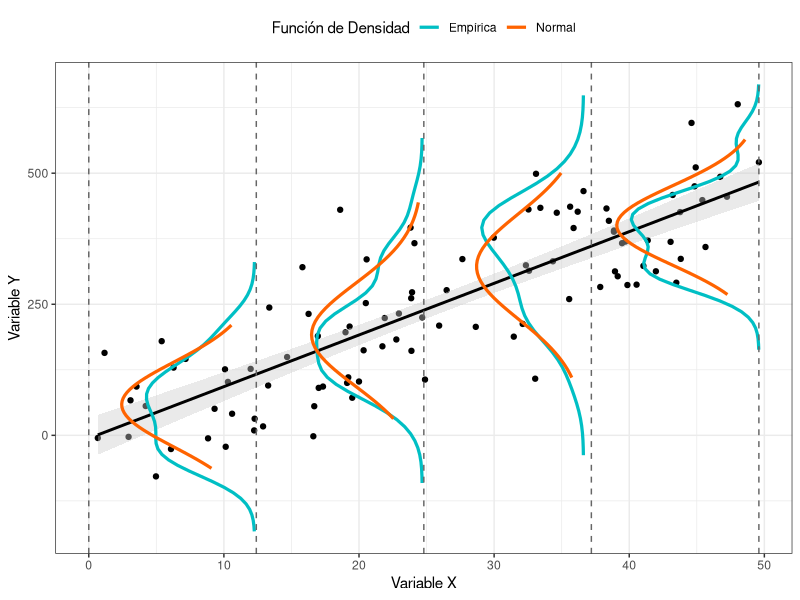

Here is the R script that generated this plot:
library(tidyverse)
set.seed(0)
dat <- data.frame(x=(x=runif(100, 0, 50)),
                  y=rnorm(100, 10*x, 100))

## breaks: where you want to compute densities
breaks <- seq(0, max(dat$x), len=5)
dat$section <- cut(dat$x, breaks)

## Get the residuals
dat$res <- residuals(lm(y ~ x, data=dat))

## Compute densities for each section, and flip the axes, and add means of sections
## Note: the densities need to be scaled in relation to the section size (2000 here)
dens <- do.call(rbind, lapply(split(dat, dat$section), function(x) {
  d <- density(x$res, n=50)
  res <- data.frame(x=max(x$x)- d$y*2000, y=d$x+mean(x$y))
  res <- res[order(res$y), ]
  ## Get some data for normal lines as well
  xs <- seq(min(x$res), max(x$res), len=50)
  res <- rbind(res, data.frame(y=xs + mean(x$y),
                               x=max(x$x) - 2000*dnorm(xs, 0, sd(x$res))))
  res$type <- rep(c("Empírica", "Normal"), each=50)
  res
}))
dens$section <- rep(levels(dat$section), each=100)

## Just normal
gaussian<-ggplot(dat, aes(x, y)) +
  geom_point() +
  geom_smooth(method="lm", lwd=1, color="black", fill="gray80") +
  geom_path(data=dens, aes(x, y, group=interaction(section,type), color=type), lwd=1.1) +
  #geom_path(data=dens[dens$type=="normal",], aes(x, y, group=section), color="#ff6300", lwd=1.1) +
  theme_bw()+
  labs(color="Función de Densidad", x="Variable X", y="Variable Y")+
  scale_color_manual(values=c("#00bfc4","#ff6300"))+
  geom_vline(xintercept=breaks, lty=2, color="gray40")+
  theme(legend.position = "top")
gaussian